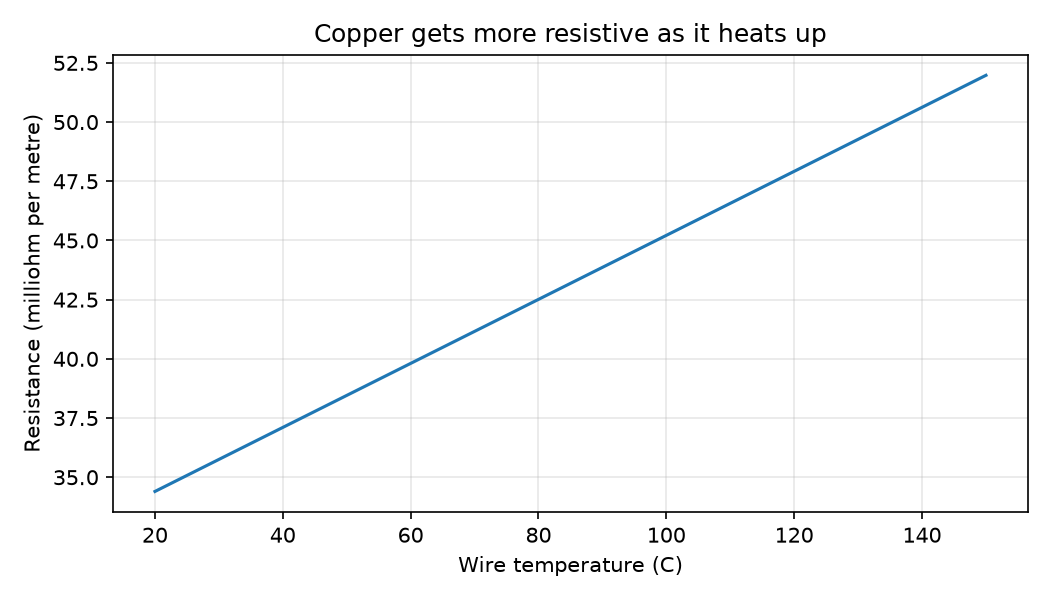

Here is the Python script that generated this plot:
import numpy as np
import matplotlib
matplotlib.use("Agg")
import matplotlib.pyplot as plt

R20 = 0.0344
alpha = 0.00393

T = np.linspace(20, 150, 100)
R = R20 * (1 + alpha * (T - 20))

plt.figure(figsize=(7, 4))
plt.plot(T, R * 1000)
plt.xlabel("Wire temperature (C)")
plt.ylabel("Resistance (milliohm per metre)")
plt.title("Copper gets more resistive as it heats up")
plt.grid(alpha=0.3)
plt.tight_layout()
plt.savefig("step1_resistance.png", dpi=150)

print(f"At  20 C: {R[0]*1000:.1f} mohm/m")
print(f"At 150 C: {R[-1]*1000:.1f} mohm/m")
print(f"That is {R[-1]/R[0]:.0%} of the cold value")
